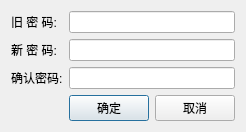
<?xml version="1.0" encoding="UTF-8"?>
<ui version="4.0">
 <class>passwdEdit</class>
 <widget class="QDialog" name="passwdEdit">
  <property name="geometry">
   <rect>
    <x>0</x>
    <y>0</y>
    <width>236</width>
    <height>121</height>
   </rect>
  </property>
  <property name="windowTitle">
   <string>Dialog</string>
  </property>
  <layout class="QHBoxLayout" name="horizontalLayout">
   <item>
    <layout class="QGridLayout" name="gridLayout">
     <item row="0" column="0">
      <widget class="QLabel" name="label">
       <property name="text">
        <string>旧 密 码:</string>
       </property>
      </widget>
     </item>
     <item row="0" column="1" colspan="2">
      <widget class="QLineEdit" name="lineEdit_passwd"/>
     </item>
     <item row="1" column="0">
      <widget class="QLabel" name="label_2">
       <property name="text">
        <string>新 密 码:</string>
       </property>
      </widget>
     </item>
     <item row="1" column="1" colspan="2">
      <widget class="QLineEdit" name="lineEdit_newPasswd"/>
     </item>
     <item row="2" column="0">
      <widget class="QLabel" name="label_3">
       <property name="text">
        <string>确认密码:</string>
       </property>
      </widget>
     </item>
     <item row="2" column="1" colspan="2">
      <widget class="QLineEdit" name="lineEdit_passwdOk"/>
     </item>
     <item row="3" column="1">
      <widget class="QPushButton" name="btn_ok">
       <property name="text">
        <string>确定</string>
       </property>
      </widget>
     </item>
     <item row="3" column="2">
      <widget class="QPushButton" name="btn_cancel">
       <property name="text">
        <string>取消</string>
       </property>
      </widget>
     </item>
    </layout>
   </item>
  </layout>
 </widget>
 <resources/>
 <connections/>
</ui>
